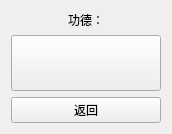
<?xml version="1.0" encoding="UTF-8"?>
<ui version="4.0">
 <class>Form</class>
 <widget class="QWidget" name="Form">
  <property name="geometry">
   <rect>
    <x>0</x>
    <y>0</y>
    <width>172</width>
    <height>134</height>
   </rect>
  </property>
  <property name="windowTitle">
   <string>Form</string>
  </property>
  <layout class="QVBoxLayout" name="verticalLayout">
   <item>
    <widget class="QLabel" name="label">
     <property name="text">
      <string>功德：</string>
     </property>
     <property name="alignment">
      <set>Qt::AlignmentFlag::AlignCenter</set>
     </property>
     <property name="wordWrap">
      <bool>false</bool>
     </property>
    </widget>
   </item>
   <item>
    <widget class="QPushButton" name="pushButton">
     <property name="sizePolicy">
      <sizepolicy hsizetype="Expanding" vsizetype="Expanding">
       <horstretch>0</horstretch>
       <verstretch>0</verstretch>
      </sizepolicy>
     </property>
     <property name="cursor">
      <cursorShape>PointingHandCursor</cursorShape>
     </property>
     <property name="autoFillBackground">
      <bool>false</bool>
     </property>
     <property name="text">
      <string/>
     </property>
     <property name="icon">
      <iconset>
       <normaloff>up.png</normaloff>up.png</iconset>
     </property>
     <property name="iconSize">
      <size>
       <width>64</width>
       <height>64</height>
      </size>
     </property>
     <property name="autoRepeat">
      <bool>false</bool>
     </property>
     <property name="autoExclusive">
      <bool>false</bool>
     </property>
     <property name="autoDefault">
      <bool>false</bool>
     </property>
     <property name="default">
      <bool>false</bool>
     </property>
     <property name="flat">
      <bool>false</bool>
     </property>
    </widget>
   </item>
   <item>
    <widget class="QPushButton" name="backButton">
     <property name="text">
      <string>返回</string>
     </property>
     <property name="iconSize">
      <size>
       <width>0</width>
       <height>0</height>
      </size>
     </property>
     <property name="autoRepeat">
      <bool>false</bool>
     </property>
    </widget>
   </item>
  </layout>
 </widget>
 <resources/>
 <connections/>
</ui>
